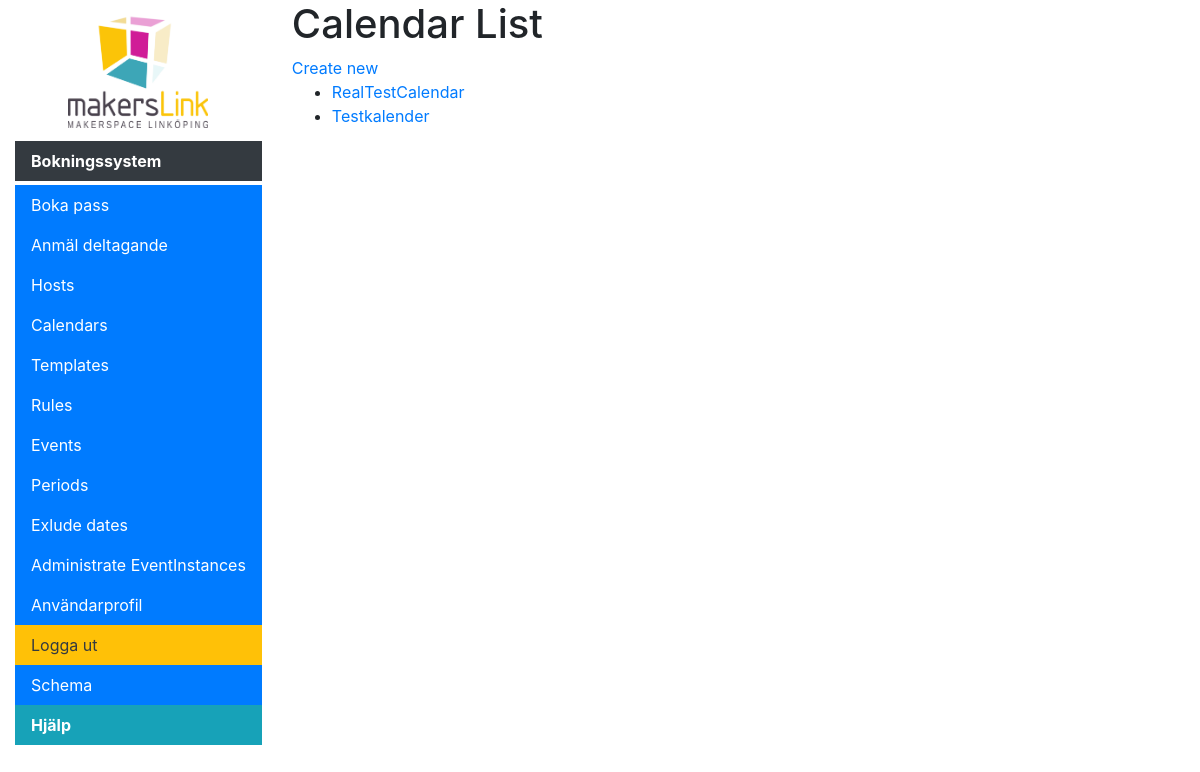
/scheduler/calendars (signed in), run on the app's committed database.
### scheduler/models.py (models this page shows, shortened)
class SchedulingCalendar(models.Model):
    TIMEZONES = (
        ("Europe/Stockholm", "Europe/Stockholm"),
    )
    id = models.UUIDField(primary_key=True, default=uuid.uuid4, editable=False, help_text="Unique ID for this calendar")
    name = models.CharField(max_length=50, help_text="Enter a human-friendly name for this Google Calendar")
    google_calendar_id = models.CharField(max_length=250, help_text="Enter a calendar id")
    service_account_username = models.CharField(max_length=250, help_text="Enter the username for the service account used")
    timezone = models.CharField(max_length=50, choices=TIMEZONES, help_text='Calendar timezone')
    service_account = models.FileField(storage=client_secret_fs, help_text='Upload client_secret json-file', null=True, blank=True)
    scope = models.TextField(default="https://www.googleapis.com/auth/calendar", help_text='Enter scope of api calls, change at your own risk')
    class Meta:
        ordering = ["name"]
    def get_absolute_url(self):
        return reverse('calendar-detail', args=[str(self.id)])

### scheduler/views.py (the view)
# urls.py: path('calendars', views.SchedulingCalendarListView.as_view(), name='calendars'),
class SchedulingCalendarListView(UserIsStaffMixin, generic.ListView):
    model = SchedulingCalendar

### scheduler/context_processors.py (called while the page is built)
def extra_menu_processor(request):
    extra = {}
    if hasattr(settings, "MENU_TITLE"):
    	extra['menu_title'] = settings.MENU_TITLE
    if hasattr(settings, "LOGO"):
        extra['logo'] = settings.LOGO
    if hasattr(settings, "MENU_EXTRA"):
        extra['menu_extra'] = settings.MENU_EXTRA
    return extra

### scheduler/views.py (called while the page is built)
    def test_func(self):
        return self.request.user.is_staff

### scheduler/templates/scheduler/schedulingcalendar_list.html
{% extends "base_generic.html" %}
{% block content %}
    <h1>Calendar List</h1>
    <a href="{% url 'calendar-create' %}">Create new</a>
    {% if schedulingcalendar_list %}
    <ul>
      {% for calendar in schedulingcalendar_list %}
      <li>
        <a href="{{ calendar.get_absolute_url }}">{{ calendar.name }}</a>
      </li>
      {% endfor %}
    </ul>
    {% else %}
      <p>No calendars have been created.</p>
    {% endif %}
{% endblock %}

### data on the page
SchedulingCalendar: name "RealTestCalendar"
SchedulingCalendar: name "Testkalender"

### other printed values
{{ menu_title }} "Bokningssystem"
{{ menu_item.name }} "Schema" "Hjälp"
